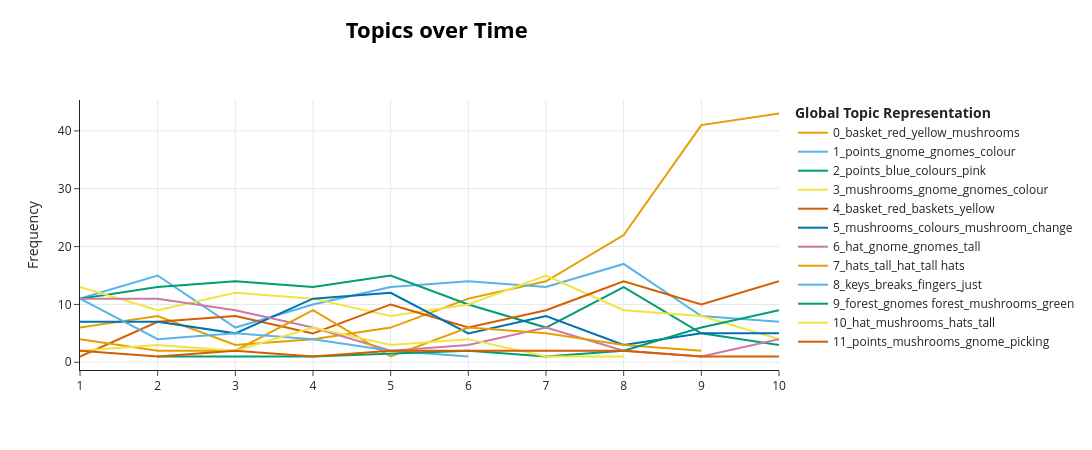

Write notebook code for a chart like this one.
### Code cell
topic_model.visualize_topics_over_time(topics_over_time)

### Figure 1 — Plotly figure (JSON) as saved in the notebook; plotly's stock layout.template omitted (floating-point values rounded to 4 significant figures)
{"data": [{"hoverinfo": "text", "hovertext": ["<b>Topic 0</b><br>Words: basket, red, yellow, mushrooms, gnome", "<b>Topic 0</b><br>Words: basket, red, mushrooms, gnomes, yellow", "<b>Topic 0</b><br>Words: basket, red, didn, gnomes, mushrooms", "<b>Topic 0</b><br>Words: basket, color, mushrooms, gnomes, color basket", "<b>Topic 0</b><br>Words: basket, coloured, red, yellow, mushrooms", "<b>Topic 0</b><br>Words: basket, red, yellow, mushrooms, gnomes", "<b>Topic 0</b><br>Words: basket, red, yellow, mushrooms, yellow basket", "<b>Topic 0</b><br>Words: basket, red, yellow, mushrooms, red basket", "<b>Topic 0</b><br>Words: basket, red, yellow, mushrooms, red basket", "<b>Topic 0</b><br>Words: basket, red, yellow, mushrooms, gnomes"], "marker": {"color": "#E69F00"}, "mode": "lines", "name": "0_basket_red_yellow_mushrooms", "type": "scatter", "x": [1, 2, 3, 4, 5, 6, 7, 8, 9, 10], "y": [6, 8, 3, 4, 6, 11, 14, 22, 41, 43]}, {"hoverinfo": "text", "hovertext": ["<b>Topic 1</b><br>Words: gnome, points, gnomes, colour, experiment", "<b>Topic 1</b><br>Words: gnome, points, gnomes, colour, try", "<b>Topic 1</b><br>Words: points, earned, gnome, colour, gnomes", "<b>Topic 1</b><br>Words: gnome, points, points gnome, gnomes, pick", "<b>Topic 1</b><br>Words: group, points, gnomes, gnome, values", "<b>Topic 1</b><br>Words: points, gnome, gnomes, colour, group", "<b>Topic 1</b><br>Words: points, gnome, colours, gnomes, group", "<b>Topic 1</b><br>Words: points, gnome, gnomes, colour, value", "<b>Topic 1</b><br>Words: value, groups, gnome, colour, gnomes", "<b>Topic 1</b><br>Words: groups, gnomes, groups gnomes, group, coloured gnomes"], "marker": {"color": "#56B4E9"}, "mode": "lines", "name": "1_points_gnome_gnomes_colour", "type": "scatter", "x": [1, 2, 3, 4, 5, 6, 7, 8, 9, 10], "y": [11, 15, 6, 10, 13, 14, 13, 17, 8, 7]}, {"hoverinfo": "text", "hovertext": ["<b>Topic 2</b><br>Words: points, pink, colours, purple, completely", "<b>Topic 2</b><br>Words: points, purple, did, blue, just", "<b>Topic 2</b><br>Words: points, sure, blue, random, make sure", "<b>Topic 2</b><br>Words: points, colours, went, just, blue", "<b>Topic 2</b><br>Words: points, choices, pattern, change, pick", "<b>Topic 2</b><br>Words: scores, colours, pink, purple, yellow", "<b>Topic 2</b><br>Words: say, orange, brown, pink, like pink", "<b>Topic 2</b><br>Words: blue, points, pink, green, purple", "<b>Topic 2</b><br>Words: group, color group, green, performing, sequence", "<b>Topic 2</b><br>Words: button, score, group, stick, tells"], "marker": {"color": "#009E73"}, "mode": "lines", "name": "2_points_blue_colours_pink", "type": "scatter", "x": [1, 2, 3, 4, 5, 6, 7, 8, 9, 10], "y": [11, 13, 14, 13, 15, 10, 6, 13, 5, 3]}, {"hoverinfo": "text", "hovertext": ["<b>Topic 3</b><br>Words: mushrooms, gnome, gnomes, try, ones", "<b>Topic 3</b><br>Words: mushrooms, change, gnome, gnomes mushrooms, gnomes", "<b>Topic 3</b><br>Words: mushrooms, gnomes, color, gnome, higher", "<b>Topic 3</b><br>Words: mushrooms, gnomes, gnome, colour, try", "<b>Topic 3</b><br>Words: mushrooms, gnomes, gnome, color, change", "<b>Topic 3</b><br>Words: mushrooms, gnomes, try, gnome, colours", "<b>Topic 3</b><br>Words: mushrooms, gnome, gnomes, higher, pair", "<b>Topic 3</b><br>Words: mushrooms, gnome, gives, colour, gnomes", "<b>Topic 3</b><br>Words: mushrooms, gnome, colour, gnomes, try", "<b>Topic 3</b><br>Words: gnome, mushrooms, came, harvest mushrooms, mushroom"], "marker": {"color": "#F0E442"}, "mode": "lines", "name": "3_mushrooms_gnome_gnomes_colour", "type": "scatter", "x": [1, 2, 3, 4, 5, 6, 7, 8, 9, 10], "y": [13, 9, 12, 11, 8, 10, 15, 9, 8, 4]}, {"hoverinfo": "text", "hovertext": ["<b>Topic 4</b><br>Words: hand, bonus, left hand, right hand, previous", "<b>Topic 4</b><br>Words: basket, baskets, points, gnome, seconds", "<b>Topic 4</b><br>Words: basket, red, gnomes, yellow, pattern", "<b>Topic 4</b><br>Words: basket, faster, red, quick, colours", "<b>Topic 4</b><br>Words: basket, baskets, gnomes, points, colour", "<b>Topic 4</b><br>Words: basket, red, rounds, points, baskets", "<b>Topic 4</b><br>Words: basket, red, yellow, baskets, points", "<b>Topic 4</b><br>Words: basket, baskets, red, yellow, points", "<b>Topic 4</b><br>Words: basket, points, red, yellow, red basket", "<b>Topic 4</b><br>Words: basket, red, yellow, colour, gnomes"], "marker": {"color": "#D55E00"}, "mode": "lines", "name": "4_basket_red_baskets_yellow", "type": "scatter", "x": [1, 2, 3, 4, 5, 6, 7, 8, 9, 10], "y": [1, 7, 8, 5, 10, 6, 9, 14, 10, 14]}, {"hoverinfo": "text", "hovertext": ["<b>Topic 5</b><br>Words: mushrooms, just, good, colours, colour", "<b>Topic 5</b><br>Words: mushrooms, ghome, colours, change, game", "<b>Topic 5</b><br>Words: mushrooms, colours mushrooms, colours, mushrooms change, change", "<b>Topic 5</b><br>Words: mushrooms, colours, mushroom, colours mushrooms, change", "<b>Topic 5</b><br>Words: mushrooms, color, colours, colors mushrooms, change", "<b>Topic 5</b><br>Words: mushroom, better results, gives better, mushrooms, gives", "<b>Topic 5</b><br>Words: mushrooms, choose, mushroom, colours, x1 choose", "<b>Topic 5</b><br>Words: giving, mushrooms, colours, mushrooms giving, x5 appears", "<b>Topic 5</b><br>Words: colours, mushrooms, key, pattern, follow pattern", "<b>Topic 5</b><br>Words: color, mushrooms, key, sets, colours"], "marker": {"color": "#0072B2"}, "mode": "lines", "name": "5_mushrooms_colours_mushroom_change", "type": "scatter", "x": [1, 2, 3, 4, 5, 6, 7, 8, 9, 10], "y": [7, 7, 5, 11, 12, 5, 8, 3, 5, 5]}, {"hoverinfo": "text", "hovertext": ["<b>Topic 6</b><br>Words: hat, short, gnome, gnomes, tall", "<b>Topic 6</b><br>Words: hat, gnome, tall, cone, blue purple", "<b>Topic 6</b><br>Words: hat, shaped, cone, gnome, cone shaped", "<b>Topic 6</b><br>Words: hat, short, gnome short, gnome, choose gnome", "<b>Topic 6</b><br>Words: hat, small hat, worth, small, hat gnome", "<b>Topic 6</b><br>Words: hat, gnome, pay, gnome pays, pays", "<b>Topic 6</b><br>Words: head, hats, pointy, tall hats, tall", "<b>Topic 6</b><br>Words: hat, hat shape, gives point, colour hat, shape", "<b>Topic 6</b><br>Words: taller gnome, gnome worth, pink yellow, time pink, yellow brown", "<b>Topic 6</b><br>Words: taller, brown pink, yellow, higher values, gnomes perform"], "marker": {"color": "#CC79A7"}, "mode": "lines", "name": "6_hat_gnome_gnomes_tall", "type": "scatter", "x": [1, 2, 3, 4, 5, 6, 7, 8, 9, 10], "y": [11, 11, 9, 6, 2, 3, 6, 2, 1, 4]}, {"hoverinfo": "text", "hovertext": ["<b>Topic 7</b><br>Words: hats, taller, hat, tall, taller hat", "<b>Topic 7</b><br>Words: hats, rewards, longer hats, longer, hats best", "<b>Topic 7</b><br>Words: zero, hats, focussed, founf, timely", "<b>Topic 7</b><br>Words: hats, tall, hat, tall hats, best", "<b>Topic 7</b><br>Words: hat, tall, hat tall, short, brown hat", "<b>Topic 7</b><br>Words: hats, tall, hat, short, tall brown", "<b>Topic 7</b><br>Words: hats, tall, tall hats, hat, paired", "<b>Topic 7</b><br>Words: hats, tall, good, better red, better", "<b>Topic 7</b><br>Words: hats, bigger hats, picking smaller, rounds avoided, gave quite"], "marker": {"color": "#E69F00"}, "mode": "lines", "name": "7_hats_tall_hat_tall hats", "type": "scatter", "x": [1, 2, 3, 4, 5, 6, 7, 8, 9], "y": [4, 2, 2, 9, 1, 6, 5, 3, 2]}, {"hoverinfo": "text", "hovertext": ["<b>Topic 8</b><br>Words: keys, game, fingers, breaks, make", "<b>Topic 8</b><br>Words: hand, heads, flip, just, breaks", "<b>Topic 8</b><br>Words: keys, just, sure, repetitive, think", "<b>Topic 8</b><br>Words: keys, time, stay focused, focused, stay", "<b>Topic 8</b><br>Words: finger, middle, make, space, keys respond", "<b>Topic 8</b><br>Words: index fingers, index, avoid slow, possible avoid, bonuses"], "marker": {"color": "#56B4E9"}, "mode": "lines", "name": "8_keys_breaks_fingers_just", "type": "scatter", "x": [1, 2, 3, 4, 5, 6], "y": [11, 4, 5, 4, 2, 1]}, {"hoverinfo": "text", "hovertext": ["<b>Topic 9</b><br>Words: forest, yielded best, best gnomes, bar quick, pick green", "<b>Topic 9</b><br>Words: forest, purple started, 45 mushrooms, random matter, 40 45", "<b>Topic 9</b><br>Words: 1x determine, output, forest, tended, determine", "<b>Topic 9</b><br>Words: forest, forests, did, green, thought did", "<b>Topic 9</b><br>Words: forest, group, gnome group, mushrooms group, brings", "<b>Topic 9</b><br>Words: forest, gnomes forest, mushrooms, colour gnomes, number mushrooms", "<b>Topic 9</b><br>Words: forest, gnomes forest, mushrooms, green, blue gnomes", "<b>Topic 9</b><br>Words: forest, gnomes forest, mushrooms, yellow blue, green"], "marker": {"color": "#009E73"}, "mode": "lines", "name": "9_forest_gnomes forest_mushrooms_green", "type": "scatter", "x": [2, 3, 4, 6, 7, 8, 9, 10], "y": [1, 1, 1, 2, 1, 2, 6, 9]}, {"hoverinfo": "text", "hovertext": ["<b>Topic 10</b><br>Words: hat, brown red, better mushrooms, better brown, gnomes tall", "<b>Topic 10</b><br>Words: hat, tall hat, mushrooms, tall, appears", "<b>Topic 10</b><br>Words: hats, mushrooms, gnomes, gnomes tall, mushrooms overall", "<b>Topic 10</b><br>Words: mushrooms, hats, hat, don, gnomes longer", "<b>Topic 10</b><br>Words: modifier, left, mushrooms, hat, right", "<b>Topic 10</b><br>Words: mushrooms, gnomes tall, hat, gnomes, large", "<b>Topic 10</b><br>Words: hat color, shape hat, figure ones, attention shape, ones mushrooms", "<b>Topic 10</b><br>Words: highest scoring, 45 mushrooms, pink pointed, 35 45, hats yellow"], "marker": {"color": "#F0E442"}, "mode": "lines", "name": "10_hat_mushrooms_hats_tall", "type": "scatter", "x": [1, 2, 3, 4, 5, 6, 7, 8], "y": [2, 3, 2, 6, 3, 4, 1, 1]}, {"hoverinfo": "text", "hovertext": ["<b>Topic 11</b><br>Words: points, picking, try picking, colour gnome, gets points", "<b>Topic 11</b><br>Words: points, want, picking, don, consistently", "<b>Topic 11</b><br>Words: largest number, mushrooms points, largest, slow, points", "<b>Topic 11</b><br>Words: consistently, picking, mushrooms goal, value like, paired colours", "<b>Topic 11</b><br>Words: points, try, mushrooms miss, try spot, quick choosing", "<b>Topic 11</b><br>Words: points, mushrooms miss, way earn, gnomes figure, gives lot", "<b>Topic 11</b><br>Words: quick possible, instinct, points, quick, possible", "<b>Topic 11</b><br>Words: points, round, mushrooms, gnomes better, gnomes gave", "<b>Topic 11</b><br>Words: aware, switch different, time switch, best way, mushrooms best", "<b>Topic 11</b><br>Words: gnome provides, provides mushrooms, multiplier rounds, provides, colour gnome"], "marker": {"color": "#D55E00"}, "mode": "lines", "name": "11_points_mushrooms_gnome_picking", "type": "scatter", "x": [1, 2, 3, 4, 5, 6, 7, 8, 9, 10], "y": [2, 1, 2, 1, 2, 2, 2, 2, 1, 1]}], "layout": {"height": 450, "hoverlabel": {"bgcolor": "white", "font": {"family": "Rockwell", "size": 16}}, "legend": {"title": {"text": "<b>Global Topic Representation"}}, "title": {"font": {"color": "Black", "size": 22}, "text": "<b>Topics over Time</b>", "x": 0.4, "xanchor": "center", "y": 0.95, "yanchor": "top"}, "width": 1250, "xaxis": {"showgrid": true}, "yaxis": {"showgrid": true, "title": {"text": "Frequency"}}}}
